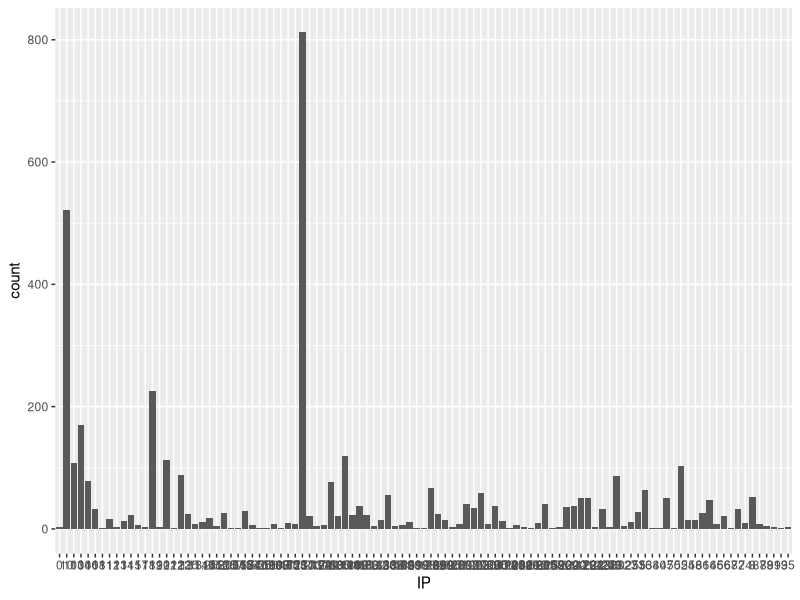

Here is the R script that generated this plot: (Note: this script raises an error after producing the figure.)
## ---- chunk 1
library(tidyverse)
library(caret)
library(randomForest)
library(ranger) #RandomForest plus rapide
library(rpart)
library(pROC)
## ---- chunk 2
data <- read_csv("data/hackerAttack.csv")
dim(data)
## ---- chunk 3
ip_split <- function(ip){
    #' Renvoie le Net-ID d'une adresse IP
    octets <- str_split(ip, "\\.")[[1]]
    if (as.numeric(octets[1]) <= 127) {
        netID <- octets[1]
    } else {
        netID <- paste(octets[1], octets[2], sep = ".")
    }
    
    return(netID)
}
## ---- chunk 4
data %>% 
select_if(is.numeric) %>% 
summarise_all(var) %>% 
gather() %>%
select(value) %>%
as.matrix() %>%
quantile(0.25) -> q1
## ---- chunk 5
data <- data %>% 
rename(IP = 'Destination IP') %>% 
rowwise() %>% # vectorise la fonction ip_split
mutate(IP = ip_split(IP)) %>% 
as_tibble() # supprime rowwise_df
## ---- chunk 6
data <- data %>% 
rename(
    SPort = 'Source Port',
    DPort = 'Destination Port',
) %>% 
mutate(
    DPort = case_when(
        DPort == 53 ~ "DNS",
        DPort == 80 ~ "HTTP",
        DPort == 443 ~ "HTTPS",
        DPort %in% c(1024:5000, 49152:65535) ~ "Microsoft RPC",
        DPort %in% 60000:61000 ~ "Mosh",
        TRUE ~ "Private"
    ),
    SPort = case_when(
        SPort == 80 ~ "HTTP",
        SPort == 443 ~ "HTTPS",
        SPort %in% c(1024:5000, 49152:65535) ~ "Microsoft RPC",
        SPort %in% 60000:61000 ~ "Mosh",
        TRUE ~ "Private"
    )
) %>% 
mutate_at(
    c('SPort', 'DPort', 'IP', 'Protocol', 'Label'),
    funs(factor)
) %>% 
select(
    1:4, # Facteurs
    colnames(select_if(., function(col) is.numeric(col) && var(col) >= q1)), # Variances faibles
    ncol(.) # Label
) %>% 
mutate_if(
    is.numeric,
    scale
)
## ---- chunk 7
dim_quant <- data %>% select_if(is.numeric) %>% ncol()
dim_IP <- length(unique(data$IP))
dim_SPort <- length(unique(data$SPort))
dim_DPort <- length(unique(data$DPort))
dim_Protocol <- length(unique(data$Protocol))
dim_X <- dim_quant + dim_IP-1 + dim_SPort-1 + dim_DPort-1 + dim_Protocol-1
## ---- chunk 8
ggplot(data) + aes(x = IP) + geom_histogram(stat="count")
## ---- chunk 9
ggplot(df) + 
  aes(x = Label) + geom_bar(aes(y = (..count..)/sum(..count..))) + 
  facet_grid(.~Protocol) +
  theme(axis.text.x=element_text(angle=90, hjust=1))
## ---- chunk 10
length(unique(df$`Destination Port`))
## ---- chunk 11
ip_split <- function(ip){
    ipMain <- paste(str_split(ip, "\\.")[[1]][1], str_split(ip, "\\.")[[1]][2], sep = ".")
    return(ipMain)
}

## ---- chunk 12
df %>%
select(IP = `Destination IP`) %>% rowwise() %>% mutate(sub_label = paste(str_split(`IP`, "\\.")[[1]][1], str_split(`IP`, "\\.")[[1]][2], sep = "."))
## ---- chunk 13
df  %>% 
group_by(`Destination IP`) %>% 
summarise(n = n()) %>% 
top_n(20)
## ---- chunk 14
df  %>% 
group_by(`Source Port`) %>% 
summarise(n = n()) %>% 
top_n(10)
## ---- chunk 15
df  %>% 
group_by(`Destination Port`) %>% 
summarise(n = n()) %>% 
top_n(10)
## ---- chunk 16
ggplot(df %>% mutate(`Destination Port` = as.factor(`Destination Port`))) +
  aes(x = `Destination Port`) + geom_bar() + #facet_grid(.~Label) +
  theme(axis.text.x=element_text(angle=90, hjust=1))
## ---- chunk 17
df <- tibble(
  a = 1:10,
  b = rep(2,10),
  c = c(rep(4,4), NA, rep(4,5)),
  d = 41:50
)
## ---- chunk 18
Filter(var, df)
